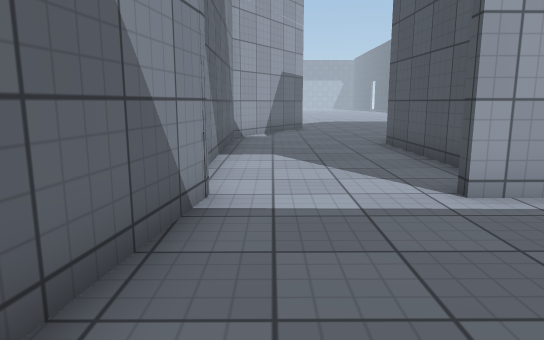
view 1 (above)

16 first-person views from a walk through a scene from a Unity 3-D project. The camera is 1.2 m above the floor, tilts 10° down and sees 70° across. The floor is counted in squares, 1 m on a side. Each view is taken from the middle of a square. On the plan, view 1 faces up. The plan holds only what a view shows up to about 15 squares ahead; the rest is blank. The place goes on beyond the plan. Surface patterns are stand-ins for the level's own textures.

view 2
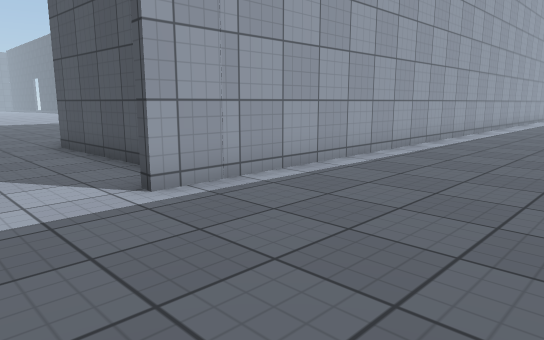

view 3
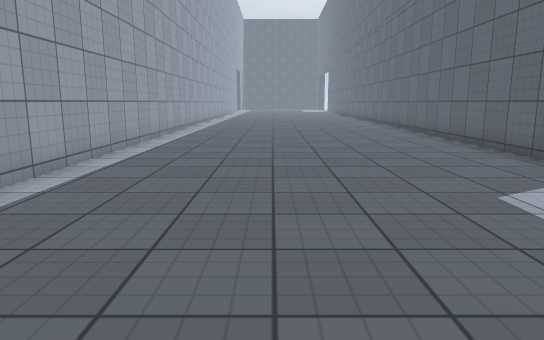

view 4
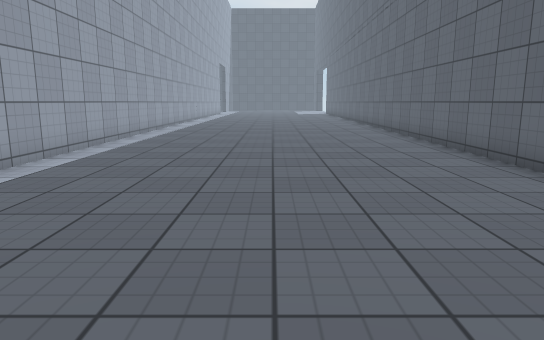

view 5
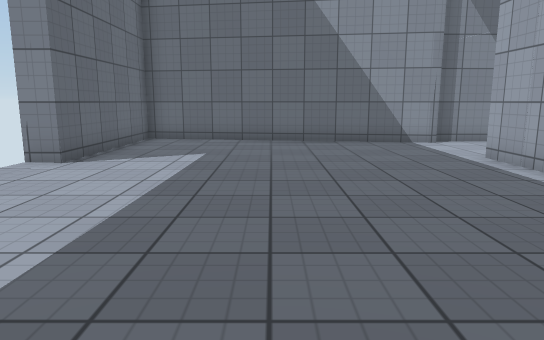

view 6
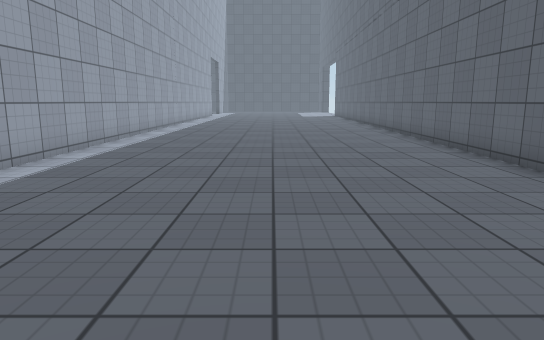

view 7
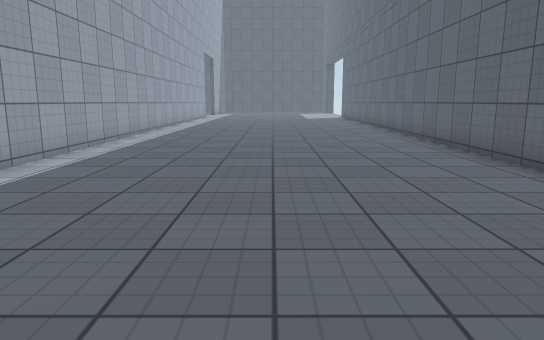

view 8
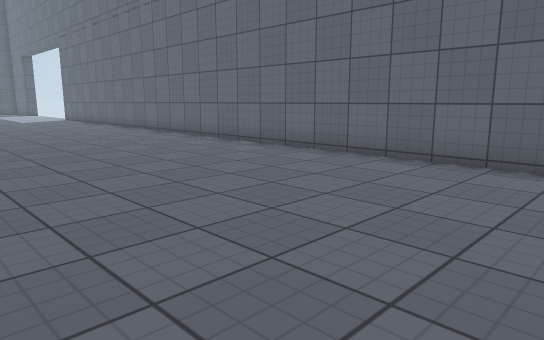

view 9
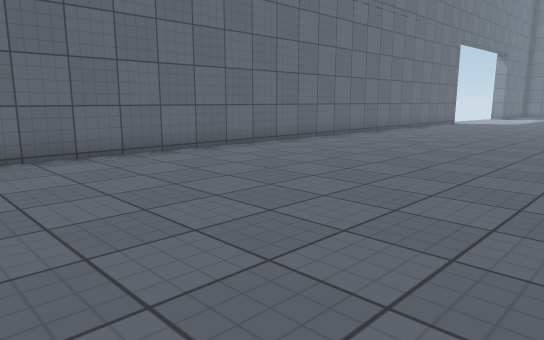

view 10
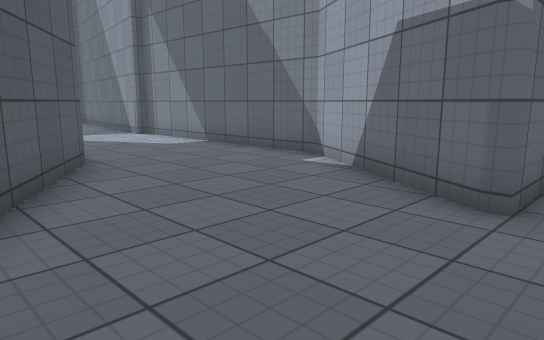

view 11
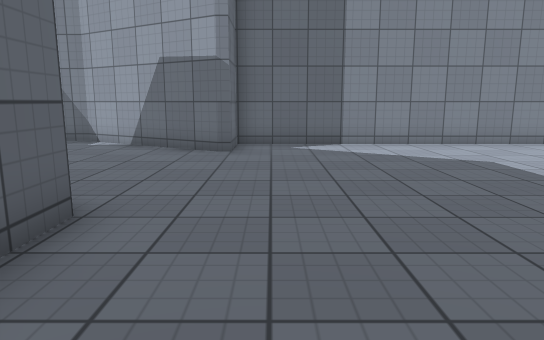

view 12
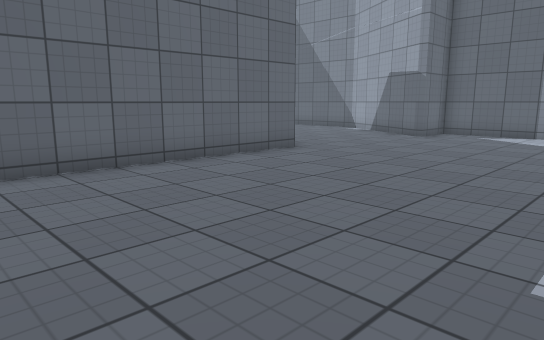

view 13
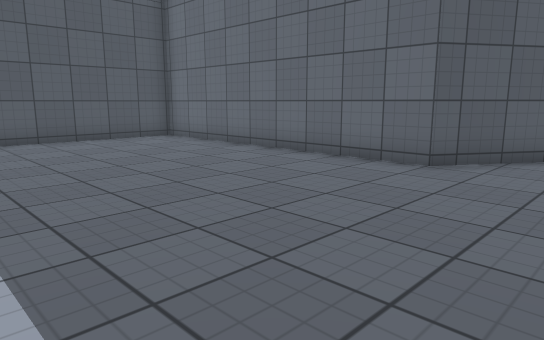

view 14
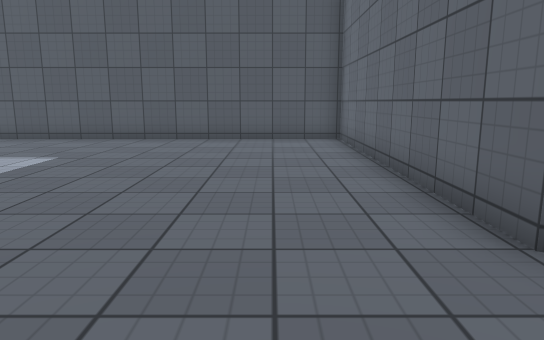

view 15
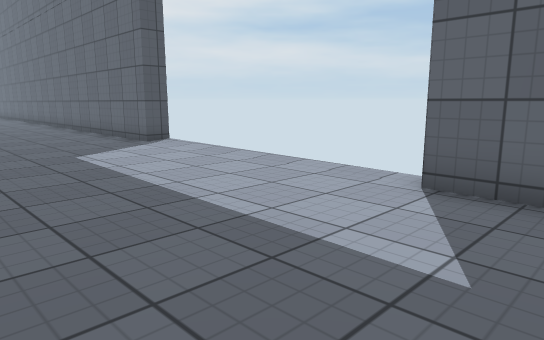

view 16
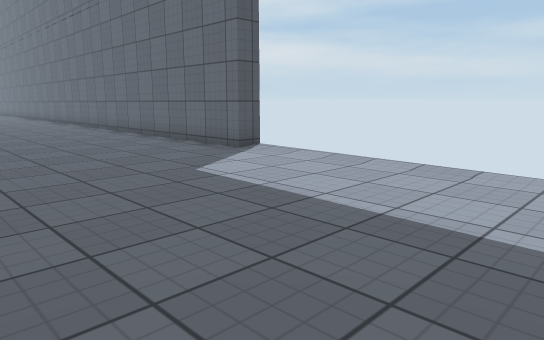

### Floor plan
Points are (right, up) in squares from view 1. A wall is a line through its corners. A room is listed if a view was taken in it or the views show most of it. See-through windows are left out.
Room 1 (views 1, 2, 3, 4, 5, 6, 7, 8, 9, 15, 16)
walls: (11.7, -4.5) (34.9, -4.7); (34.4, 4.8) (2.4, 4.8); (-1, 3.5) (-2.2, -4.3) (3.3, -4.4)
ways out: opening at (1, 4.3) to room 2
Room 2 (views 10, 11, 12, 13, 14)
walls: (-0.4, 24.5) (-0.4, 18) (1.5, 18) (-1.3, 13.2) (-1.2, 5); (3.4, 6.9) (3.3, 11.1) (7, 16.9) (16.2, 16.9) (16.2, 24.5); (-0.8, 5) (-1, 3.5)
ways out: opening at (1, 4.3) to room 1

Where each view was taken, in squares from view 1:
view 1: 0 up, 0 right, facing up
view 2: 0 up, 0 right, facing up-right
view 3: 1 up, 5 right, facing right
view 4: 0 up, 11 right, facing right
view 5: 0 up, 11 right, facing left
view 6: 0 up, 16 right, facing right
view 7: 0 up, 19 right, facing right
view 8: 3 up, 21 right, facing down-right
view 9: 4 up, 35 right, facing down-left
view 10: 19 up, 6 right, facing down-left
view 11: 19 up, 11 right, facing left
view 12: 24 up, 15 right, facing down-left
view 13: 24 up, 4 right, facing down-right
view 14: 19 up, 4 right, facing right
view 15: 1 up, 1 right, facing down-right
view 16: 2 up, 4 right, facing down-right
